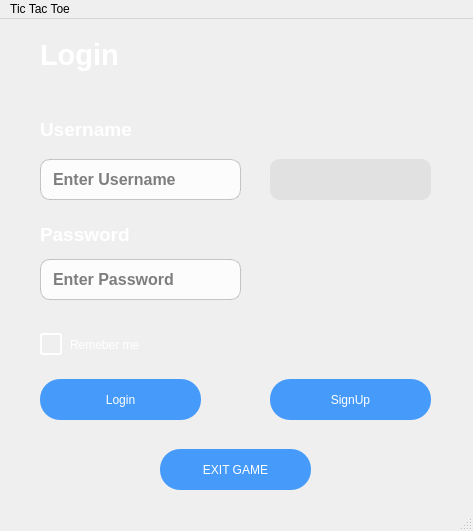
<?xml version="1.0" encoding="UTF-8"?>
<ui version="4.0">
 <class>MainWindow</class>
 <widget class="QMainWindow" name="MainWindow">
  <property name="geometry">
   <rect>
    <x>0</x>
    <y>0</y>
    <width>473</width>
    <height>531</height>
   </rect>
  </property>
  <property name="windowTitle">
   <string>MainWindow</string>
  </property>
  <property name="styleSheet">
   <string notr="true">QMainWindow {
    background: qlineargradient(
        spread: pad,
        x1: 0, y1: 0,
        x2: 1, y2: 1,
        stop: 0 rgba(0, 34, 133, 180),
        stop: 1 rgba(255, 255, 255, 80)
    );
}
</string>
  </property>
  <widget class="QWidget" name="centralwidget">
   <widget class="QLineEdit" name="username">
    <property name="geometry">
     <rect>
      <x>40</x>
      <y>140</y>
      <width>201</width>
      <height>41</height>
     </rect>
    </property>
    <property name="font">
     <font>
      <family>Arial</family>
      <pointsize>12</pointsize>
      <italic>false</italic>
      <bold>true</bold>
     </font>
    </property>
    <property name="styleSheet">
     <string notr="true">QLineEdit {
    color: black;
    background-color: rgba(255, 255, 255, 200);  /* أبيض شفاف */
    border-radius: 10px;
    padding: 6px 10px;
    font: bold 12pt &quot;Arial&quot;;
    border: 1px solid rgba(0, 0, 0, 50);
}

QLineEdit:focus {
    border: 2px solid #007BFF; /* أزرق جميل */
    background-color: rgba(255, 255, 255, 240);
    box-shadow: 0 0 5px #007BFF;
}
</string>
    </property>
    <property name="placeholderText">
     <string>Enter Username</string>
    </property>
   </widget>
   <widget class="QLabel" name="label">
    <property name="geometry">
     <rect>
      <x>40</x>
      <y>90</y>
      <width>121</width>
      <height>41</height>
     </rect>
    </property>
    <property name="font">
     <font>
      <family>Arial</family>
      <pointsize>14</pointsize>
      <italic>false</italic>
      <bold>true</bold>
     </font>
    </property>
    <property name="styleSheet">
     <string notr="true">color: white;
font: 700 14pt &quot;Arial&quot;;
</string>
    </property>
    <property name="text">
     <string>Username</string>
    </property>
   </widget>
   <widget class="QPushButton" name="signup_button">
    <property name="geometry">
     <rect>
      <x>270</x>
      <y>360</y>
      <width>161</width>
      <height>41</height>
     </rect>
    </property>
    <property name="styleSheet">
     <string notr="true">QPushButton {
    border: none;
    color: white;
    background-color: rgba(0, 120, 255, 180); /* أزرق شفاف */
    font: bold 11pt &quot;Arial&quot;;
    border-radius: 20px;
    padding: 8px;
}

QPushButton:hover {
    background-color: rgba(30, 144, 255, 220); /* أزرق أفتح عند المرور */
    font: bold 12pt &quot;Arial&quot;;
}

QPushButton:pressed {
    background-color: rgba(0, 80, 180, 255); /* أزرق داكن عند الضغط */
    font: bold 12pt &quot;Arial&quot;;
}
</string>
    </property>
    <property name="text">
     <string>SignUp</string>
    </property>
   </widget>
   <widget class="QLabel" name="Login_Label">
    <property name="geometry">
     <rect>
      <x>40</x>
      <y>0</y>
      <width>301</width>
      <height>71</height>
     </rect>
    </property>
    <property name="font">
     <font>
      <family>Arial</family>
      <pointsize>22</pointsize>
      <italic>false</italic>
      <bold>true</bold>
     </font>
    </property>
    <property name="styleSheet">
     <string notr="true">color: white;
font: 700 22pt &quot;Arial&quot;;</string>
    </property>
    <property name="text">
     <string>Login     </string>
    </property>
   </widget>
   <widget class="QComboBox" name="savedusers">
    <property name="geometry">
     <rect>
      <x>270</x>
      <y>140</y>
      <width>161</width>
      <height>41</height>
     </rect>
    </property>
    <property name="styleSheet">
     <string notr="true">QComboBox {
    background-color: rgba(220, 220, 220, 180);  /* رمادي فاتح */
    color: black;
    border: none;
    padding: 6px 10px;
    font: bold 11pt &quot;Arial&quot;;
    border-radius: 10px;
}

QComboBox:hover {
    background-color: rgba(245, 245, 245, 220);
}

QComboBox::drop-down {
    border: none;
    width: 25px;
    background: transparent;
}

QComboBox::down-arrow {
    width: 12px;
    height: 12px;
}

QComboBox QAbstractItemView {
    background-color: rgba(240, 240, 240, 230);
    color: black;
    border: none;
    selection-background-color: rgba(100, 149, 237, 50); /* ظل أزرق فاتح */
}
</string>
    </property>
    <property name="currentText">
     <string/>
    </property>
    <property name="duplicatesEnabled">
     <bool>false</bool>
    </property>
    <property name="frame">
     <bool>true</bool>
    </property>
   </widget>
   <widget class="QLabel" name="label_2">
    <property name="geometry">
     <rect>
      <x>40</x>
      <y>190</y>
      <width>121</width>
      <height>51</height>
     </rect>
    </property>
    <property name="font">
     <font>
      <family>Arial</family>
      <pointsize>14</pointsize>
      <italic>false</italic>
      <bold>true</bold>
     </font>
    </property>
    <property name="styleSheet">
     <string notr="true">color: white;
font: 700 14pt &quot;Arial&quot;;
</string>
    </property>
    <property name="text">
     <string>Password</string>
    </property>
   </widget>
   <widget class="QLineEdit" name="password">
    <property name="geometry">
     <rect>
      <x>40</x>
      <y>240</y>
      <width>201</width>
      <height>41</height>
     </rect>
    </property>
    <property name="font">
     <font>
      <family>Arial</family>
      <pointsize>12</pointsize>
      <italic>false</italic>
      <bold>true</bold>
     </font>
    </property>
    <property name="styleSheet">
     <string notr="true">QLineEdit {
    color: black;
    background-color: rgba(255, 255, 255, 200);  /* أبيض شفاف */
    border-radius: 10px;
    padding: 6px 10px;
    font: bold 12pt &quot;Arial&quot;;
    border: 1px solid rgba(0, 0, 0, 50);
}

QLineEdit:focus {
    border: 2px solid #007BFF; /* أزرق جميل */
    background-color: rgba(255, 255, 255, 240);
    box-shadow: 0 0 5px #007BFF;
}
</string>
    </property>
    <property name="echoMode">
     <enum>QLineEdit::EchoMode::Password</enum>
    </property>
    <property name="placeholderText">
     <string>Enter Password</string>
    </property>
   </widget>
   <widget class="QCheckBox" name="checkBox">
    <property name="geometry">
     <rect>
      <x>40</x>
      <y>310</y>
      <width>181</width>
      <height>31</height>
     </rect>
    </property>
    <property name="styleSheet">
     <string notr="true">QCheckBox {
    spacing: 8px;
    color: white;
    font: bold 11pt &quot;Arial&quot;;
}

QCheckBox::indicator {
    width: 18px;
    height: 18px;
    border-radius: 3px;
    border: 2px solid white;
    background-color: transparent;
}

QCheckBox::indicator:checked {
    background-color:  rgb(0, 170, 255);
	
  
}
</string>
    </property>
    <property name="text">
     <string>Remeber me</string>
    </property>
   </widget>
   <widget class="QPushButton" name="login_button">
    <property name="geometry">
     <rect>
      <x>40</x>
      <y>360</y>
      <width>161</width>
      <height>41</height>
     </rect>
    </property>
    <property name="styleSheet">
     <string notr="true">QPushButton {
    border: none;
    color: white;
    background-color: rgba(0, 120, 255, 180); /* أزرق شفاف */
    font: bold 11pt &quot;Arial&quot;;
    border-radius: 20px;
    padding: 8px;
}

QPushButton:hover {
    background-color: rgba(30, 144, 255, 220); /* أزرق أفتح عند المرور */
    font: bold 12pt &quot;Arial&quot;;
}

QPushButton:pressed {
    background-color: rgba(0, 80, 180, 255); /* أزرق داكن عند الضغط */
    font: bold 12pt &quot;Arial&quot;;
}
</string>
    </property>
    <property name="text">
     <string>Login</string>
    </property>
   </widget>
   <widget class="QPushButton" name="exitgame_button">
    <property name="geometry">
     <rect>
      <x>160</x>
      <y>430</y>
      <width>151</width>
      <height>41</height>
     </rect>
    </property>
    <property name="styleSheet">
     <string notr="true">QPushButton {
    border: none;
    color: white;
    background-color: rgba(0, 120, 255, 180); /* أزرق شفاف */
    font: bold 11pt &quot;Arial&quot;;
    border-radius: 20px;
    padding: 8px;
}

QPushButton:hover {
    background-color: rgba(30, 144, 255, 220); /* أزرق أفتح عند المرور */
    font: bold 12pt &quot;Arial&quot;;
}

QPushButton:pressed {
    background-color: rgba(0, 80, 180, 255); /* أزرق داكن عند الضغط */
    font: bold 12pt &quot;Arial&quot;;
}
</string>
    </property>
    <property name="text">
     <string>EXIT GAME</string>
    </property>
   </widget>
  </widget>
  <widget class="QMenuBar" name="menubar">
   <property name="geometry">
    <rect>
     <x>0</x>
     <y>0</y>
     <width>473</width>
     <height>25</height>
    </rect>
   </property>
   <widget class="QMenu" name="menuTic_Tac_Toe">
    <property name="title">
     <string>Tic Tac Toe</string>
    </property>
   </widget>
   <addaction name="menuTic_Tac_Toe"/>
  </widget>
  <widget class="QStatusBar" name="statusbar"/>
 </widget>
 <resources/>
 <connections/>
</ui>
